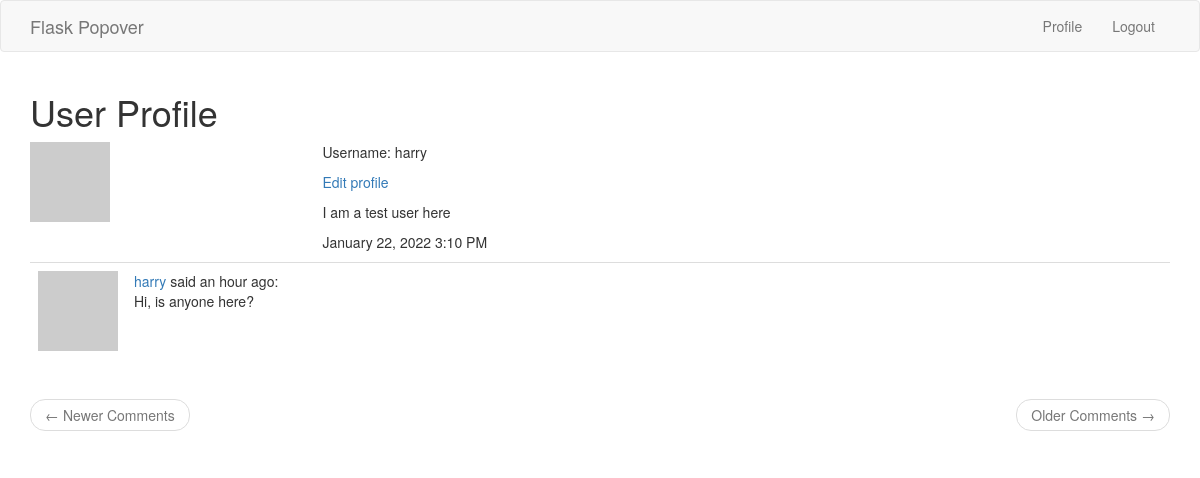
/user/harry (signed in), run on an earlier commit of the app's database.
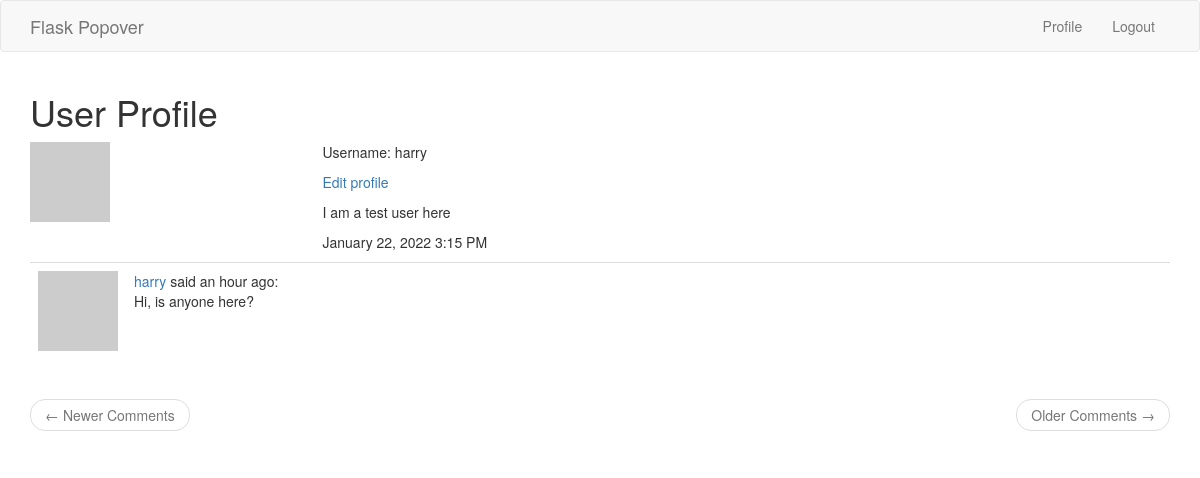
And on a later commit of the database.
### app/models.py (models this page shows, shortened)
class User(UserMixin, db.Model):
    __table_name__ = 'users'
    id = db.Column(db.Integer, primary_key=True)
    username = db.Column(db.String(64), index=True, unique=True)
    email = db.Column(db.String(64), index=True, unique=True)
    password_hash = db.Column(db.String(128))
    about_me = db.Column(db.String(120))
    last_seen = db.Column(db.DateTime, default=datetime.utcnow)
    posts = db.relationship('Post', backref='author', lazy='dynamic')
    def avatar(self, size):
        digest = md5(self.email.lower().encode('utf-8')).hexdigest()
        return f'https://www.gravatar.com/avatar/{digest}?d=identicon&s={size}'

class Post(db.Model):
    __table_name__ = 'post'
    id = db.Column(db.Integer, primary_key=True)
    body = db.Column(db.String(140))
    timestamp = db.Column(db.DateTime, index=True, default=datetime.utcnow)
    user_id = db.Column(db.Integer, db.ForeignKey('user.id'))

### app/routes.py (the view)
@app.route('/user/<username>')
@login_required
def user(username):
    user = User.query.filter_by(username=username).first_or_404()
    page = request.args.get('page', 1, type=int)
    posts = user.posts.order_by(Post.timestamp.desc()).paginate(
        page, app.config['POSTS_PER_PAGE'], False)
    next_url = url_for('user', username=user.username, page=posts.next_num) \
        if posts.has_next else None
    prev_url = url_for('index', page=posts.prev_num) \
        if posts.has_prev else None
    return render_template(
        'user.html',
        title='User Profile',
        username=username,
        user=user,
        next_url=next_url,
        prev_url=prev_url,
        posts=posts.items
    )

### app/models.py (called while the page is built)
@login.user_loader
def load_user(id):
    return User.query.get(int(id))

### app/routes.py (called while the page is built)
@app.before_request
def before_request():
    if current_user.is_authenticated:
        current_user.last_seen = datetime.utcnow()
        db.session.commit()

### app/templates/user.html
{% extends 'base.html' %}
{% block app_context %}
<div class="row">
    <div class="col-md-12">
        <h1>{{title}}</h1>
    </div>
</div>
<div class="row">
    <div class="col-sm-3 text-center">
        <p>
            <img src="{{ user.avatar(70) }}" alt="Avatar" class="img-responsive">
        </p>
    </div>
    <div class="col-sm-9">
        <p>
            Username: {{ user.username }}
        </p>
        {% if user == current_user %}
            <p>
                <a href="{{ url_for('edit_profile') }}">Edit profile</a>
            </p>
        {% endif %}
        {% if user.about_me %}
        <p>
            <span>
                {{ user.about_me }}
            </span>
        </p>
        {% endif %}
        <p>
            <span>
                {{ moment(user.last_seen).format('LLL') }}
            </span>
        </p>
    </div>
</div>
<div class="row">
    <div class="col-sm-12">
        {% for post in posts %}
            {% include '_posts.html' %}
        {% endfor %}
    </div>
</div>
<nav aria-label="...">
    <ul class="pager">
        <li class="previous{% if not prev_url %} disabled{% endif %}">
            <a href="{{ prev_url or '#' }}">
                <span aria-hidden="true">&larr;</span> Newer Comments
            </a>
        </li>
        <li class="next{% if not next_url %} disabled{% endif %}">
            <a href="{{ next_url or '#' }}">
                Older Comments <span aria-hidden="true">&rarr;</span>
            </a>
        </li>
    </ul>
</nav>
{% endblock %}

### app/templates/base.html (shortened to what this page needs)
{% extends 'bootstrap/base.html' %}
{% block head %}
    {{  super() }}
    <link rel="stylesheet" type="text/css" href="{{ url_for('static', filename='css/main.css') }}">
{% endblock %}
{% block navbar %}
<nav class="navbar navbar-default">
    <div class="container">
        <div class="navbar-header">
            <a class="navbar-brand" href=" {{ url_for('index') }} ">Flask Popover</a>
        </div>
        <div class="collapse navbar-collapse" id="bs-example-navbar-collapse-1">
            <ul class="nav navbar-nav navbar-right">
                {% if current_user.is_authenticated %}
                    <li><a href="{{ url_for('user', username=current_user.username) }}">Profile</a></li>
                    <li><a href="{{ url_for('logout') }}">Logout</a></li>
                {% else %}
                    <li><a href=" {{ url_for('login') }} ">Login</a></li>
                {% endif %}
            </ul>
        </div>
    </div>
</nav>
{% endblock %}
{% block content %}
    <div class="container">
        {% block app_context %}
        {% endblock %}
    </div>
{% endblock %}

### app/templates/_posts.html
<table class="table table-hover">
    <tr valign='top'>
        <td width='70px'>
            <img src=" {{ post.author.avatar(36) }} ">
        </td>
        <td>
            <span class="user_popup">
                <a href="{{ url_for('user', username=post.author.username) }}">
                    {{ post.author.username }}
                </a>
            </span>
            said
            <span>
            {{ moment(post.timestamp).fromNow() }}:
            </span><br>
            <span>
                {{ post.body }}
            </span>
        </td>
    </tr>
</table>

What changed in the data, as far as the page shows it:
changed User "harry": last_seen "January 22, 2022 3:10 PM" → "January 22, 2022 3:15 PM"
